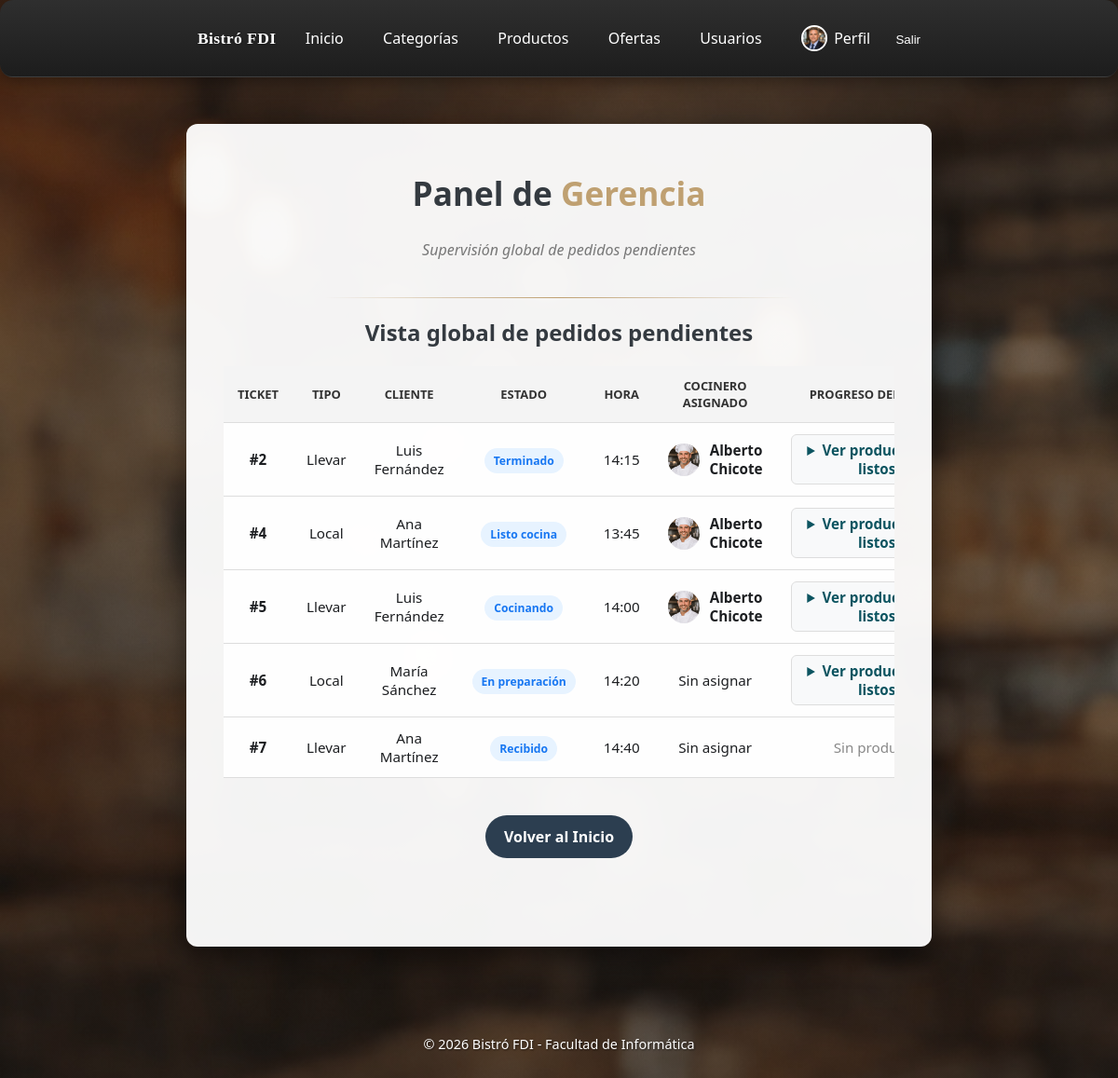
The page /includes/vistas/camarero/panel_camarero.php (signed in) on the database its author committed.
### tables this page shows
CREATE TABLE pedidos (
    id INT AUTO_INCREMENT PRIMARY KEY,
    cliente_id INT NOT NULL,
    cocinero_id INT DEFAULT NULL,
    camarero_id INT DEFAULT NULL,

    numero_pedido INT NOT NULL,

    tipo ENUM('Local', 'Llevar') NOT NULL,
    estado ENUM(
        'Nuevo',
        'Recibido',
        'En preparación',
        'Cocinando',
        'Listo cocina',
        'Terminado',
        'Entregado',
        'Cancelado'
    ) NOT NULL DEFAULT 'Nuevo',

     
    servido_sala TINYINT(1) NOT NULL DEFAULT 0,

    fecha DATETIME NOT NULL DEFAULT CURRENT_TIMESTAMP,
    total DECIMAL(10,2) NOT NULL DEFAULT 0.00,
    descuento_total DECIMAL(10,2) NOT NULL DEFAULT 0.00,
    total_sin_descuento DECIMAL(10,2) NOT NULL DEFAULT 0.00,

    CONSTRAINT fk_pedidos_cliente
        FOREIGN KEY (cliente_id) REFERENCES usuarios(id)
        ON UPDATE CASCADE
        ON DELETE RESTRICT,

    CONSTRAINT fk_pedidos_cocinero
        FOREIGN KEY (cocinero_id) REFERENCES usuarios(id)
        ON UPDATE CASCADE
        ON DELETE SET NULL,

    CONSTRAINT fk_pedidos_camarero
        FOREIGN KEY (camarero_id) REFERENCES usuarios(id)
        ON UPDATE CASCADE
        ON DELETE SET NULL,

    INDEX idx_pedidos_cliente (cliente_id),
    INDEX idx_pedidos_cocinero (cocinero_id),
    INDEX idx_pedidos_camarero (camarero_id),
    INDEX idx_pedidos_estado (estado),
    INDEX idx_pedidos_fecha (fecha),
    INDEX idx_pedidos_numero_fecha (numero_pedido, fecha),
    INDEX idx_pedidos_servido_sala (servido_sala)
);

CREATE TABLE usuarios (
    id INT AUTO_INCREMENT PRIMARY KEY,
    nombre_usuario VARCHAR(100) NOT NULL UNIQUE,
    email VARCHAR(150) NOT NULL UNIQUE,
    nombre VARCHAR(100) NOT NULL,
    apellidos VARCHAR(150) DEFAULT NULL,
    password_hash VARCHAR(255) NOT NULL,
    rol ENUM('cliente', 'camarero', 'cocinero', 'gerente') NOT NULL DEFAULT 'cliente',
    avatar VARCHAR(255) DEFAULT 'img/avatares/default.png',
    activo TINYINT(1) NOT NULL DEFAULT 1,
    fecha_registro DATETIME NOT NULL DEFAULT CURRENT_TIMESTAMP
);

### includes/vistas/camarero/panel_camarero.php (the view, shortened to what the rows shown need)
<?php
require_once __DIR__ . '/../../negocio/PedidoController.php';
$controller = PedidoController::getInstance();
$pedidosActivos = $controller->verPedidosActivos();
$rolUsuario = $_SESSION['rol'] ?? null;
$esGerente = ($rolUsuario === 'gerente');
?>
<div class="main-bienvenida">
    <section class="tarjeta-presentacion tarjeta-ancha">
        <h1>Panel de <span><?= $esGerente ? 'Gerencia' : 'Sala' ?></span></h1>
        <?php if ($esGerente): ?>
            <div class="seccion-camarero">
                <h2 class="titulo-seccion">Vista global de pedidos pendientes</h2>
                <?php
                    $pedidosPendientesGerente = array_filter(
                        $pedidosActivos,
                        fn($p) => in_array(
                            obtenerDatoPedido($p, 'estado', 'getEstado'),
                            ['Recibido', 'En preparación', 'Cocinando', 'Listo cocina', 'Terminado'],
                            true
                        )
                    );
                ?>
                <?php if (empty($pedidosPendientesGerente)): ?>
                    <p class="p-vacio">No hay pedidos pendientes ahora mismo.</p>
                <?php else: ?>
                    <table class="tabla-pedidos tabla-sala-movil">
                        <thead>
                            <tr>
                                <th>Ticket</th>
                                <th>Tipo</th>
                                <th>Cliente</th>
                                <th>Estado</th>
                                <th>Hora</th>
                                <th>Cocinero asignado</th>
                                <th>Progreso del pedido</th>
                            </tr>
                        </thead>
                        <tbody>
                            <?php foreach ($pedidosPendientesGerente as $p): ?>
                                <?php
                                    $idPedido = (int) (obtenerDatoPedido($p, 'id', 'getId') ?? 0);
                                    $numeroPedido = obtenerDatoPedido($p, 'numero_pedido', 'getNumeroPedido') ?? $idPedido;
                                    $tipoPedido = (string) (obtenerDatoPedido($p, 'tipo', 'getTipo') ?? 'Local');
                                    $estadoPedido = (string) (obtenerDatoPedido($p, 'estado', 'getEstado') ?? '');
                                    $fechaPedido = (string) (obtenerDatoPedido($p, 'fecha', 'getFecha') ?? '');
                                    $nombreCliente = trim(
                                        (string) (obtenerDatoPedido($p, 'nombre_cliente', 'getNombreCliente') ?? '') . ' ' .
                                        (string) (obtenerDatoPedido($p, 'apellidos_cliente', 'getApellidosCliente') ?? '')
                                    );
                                    $nombreCocinero = trim(
                                        (string) (obtenerDatoPedido($p, 'nombre_cocinero', 'getNombreCocinero') ?? '') . ' ' .
                                        (string) (obtenerDatoPedido($p, 'apellidos_cocinero', 'getApellidosCocinero') ?? '')
                                    );
                                    $avatarCocineroDato = obtenerDatoPedido($p, 'avatar_cocinero', 'getAvatarCocinero');
                                    $avatarCocinero = !empty($avatarCocineroDato)
                                        ? BASE_URL . '/' . ltrim((string) $avatarCocineroDato, '/')
                                        : BASE_URL . '/img/avatares/default.png';
                                    $productosDelPedido = $idPedido > 0
                                        ? $controller->obtenerProductosDePedido($idPedido)
                                        : [];
                                    $productosListos = 0;
                                    $totalProductos = 0;
                                    if (!empty($productosDelPedido)) {
                                        foreach ($productosDelPedido as &$productoPedido) {
                                            $cantidadProducto = (int) ($productoPedido['cantidad'] ?? 0);
                                            $estaPreparado = ((int) ($productoPedido['preparado'] ?? 0) === 1);
                                            $totalProductos += max(1, $cantidadProducto);
                                            if ($estaPreparado) {
                                                $productosListos += max(1, $cantidadProducto);
                                            }
                                        }
                                    }
                                    $horaFormateada = '';
                                    if ($fechaPedido !== '') {
                                        $timestamp = strtotime($fechaPedido);
                                        if ($timestamp !== false) {
                                            $horaFormateada = date('H:i', $timestamp);
                                        }
                                    }
                                ?>
                                <tr>
                                    <td data-label="Ticket">
                                        <strong>#<?= htmlspecialchars((string) $numeroPedido, ENT_QUOTES, 'UTF-8') ?></strong>
                                    </td>
                                    <td data-label="Tipo">
                                        <?= htmlspecialchars($tipoPedido, ENT_QUOTES, 'UTF-8') ?>
                                    </td>
                                    <td data-label="Cliente">
                                        <?= htmlspecialchars($nombreCliente, ENT_QUOTES, 'UTF-8') ?>
                                    </td>
                                    <td data-label="Estado">
                                        <span class="badge-success">
                                            <?= htmlspecialchars($estadoPedido, ENT_QUOTES, 'UTF-8') ?>
                                        </span>
                                    </td>
                                    <td data-label="Hora">
                                        <?= htmlspecialchars($horaFormateada, ENT_QUOTES, 'UTF-8') ?>
                                    </td>
                                    <td data-label="Cocinero asignado">
                                        <?php if ($nombreCocinero !== ''): ?>
                                            <div class="wrapper-cocinero">
                                                <img
                                                    src="<?= htmlspecialchars($avatarCocinero, ENT_QUOTES, 'UTF-8') ?>"
                                                    alt="Avatar del cocinero"
                                                    class="avatar-cocinero"
                                                >
                                                <div>
                                                    <strong><?= htmlspecialchars($nombreCocinero, ENT_QUOTES, 'UTF-8') ?></strong>
                                                </div>
                                            </div>
                                        <?php else: ?>
                                            <span class="txt-sin-asignar">Sin asignar</span>
                                        <?php endif; ?>
                                    </td>
                                    <td class="celda-progreso" data-label="Progreso del pedido">
                                        <?php if (!empty($productosDelPedido)): ?>
                                            <details class="details-progreso">
                                                <summary class="summary-progreso">
                                                    Ver productos (<?= $productosListos ?>/<?= $totalProductos ?> listos)
                                                </summary>
                                            </details>
                                        <?php else: ?>
                                            <span class="txt-sin-platos">Sin productos</span>
                                        <?php endif; ?>
                                    </td>
                                </tr>
                            <?php endforeach; ?>
                        </tbody>
                    </table>
                <?php endif; ?>
            </div>
        <?php endif; ?>
    </section>
</div>
<?php
require_once __DIR__ . '/../partials/plantilla.php';
function obtenerDatoPedido($pedido, string $claveArray, string $getter)
{
    if (is_object($pedido) && method_exists($pedido, $getter)) {
        return $pedido->$getter();
    }
    return null;
}
?>

### rows shown on the page
pedidos: numero_pedido "2", tipo "Llevar", cliente.apellidos "Luis Fernández", estado "Terminado", fecha "14:15", cocinero.avatar (picture), cocinero.apellidos "Alberto Chicote"
pedidos: numero_pedido "4", tipo "Local", cliente.apellidos "Ana Martínez", estado "Listo cocina", fecha "13:45", cocinero.avatar (picture), cocinero.apellidos "Alberto Chicote"
pedidos: numero_pedido "5", tipo "Llevar", cliente.apellidos "Luis Fernández", estado "Cocinando", fecha "14:00", cocinero.avatar (picture), cocinero.apellidos "Alberto Chicote"
pedidos: numero_pedido "6", tipo "Local", cliente.apellidos "María Sánchez", estado "En preparación", fecha "14:20", shows "Sin asignar"
pedidos: numero_pedido "7", tipo "Llevar", cliente.apellidos "Ana Martínez", estado "Recibido", fecha "14:40", shows "Sin asignar", shows "Sin…"
